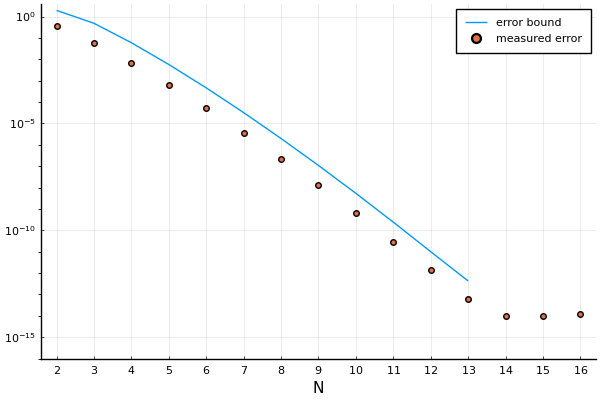

This figure's Julia source:
# Approximate a function f: [-1, 1]^3 -> Seg((k, k))
using Manifolds
using ManiFactor
using ApproximatingMapsBetweenLinearSpaces: chebyshev
using TensorToolbox: sthosvd # Available tensor decomposition methods are `sthosvd`, `hosvd`, `TTsvd`, `cp_als`.
using LinearAlgebra
using Random; Random.seed!(1)
using Plots; pyplot()

m=3
Ns=2:1:16

s=100
s=10 # BODGE
M = Segre(s, s)

# f(x) is the closest rank 1 approximation to
#   exp(a x1) exp(V x2) diag(2^-1, 2^-2, ...) exp(W x2)
W1 = rand(s, s); W1 = (W1 - W1') / 2; W1 = W1 / norm(W1)
W2 = rand(s, s); W2 = (W2 - W2') / 2; W2 = W2 / norm(W2)
e1 = [1, zeros(s - 1)...]
function f(x) # :: [-1, 1]^m -> Segre((k, k))
    return [
        [exp(x[1])],
        exp(W1 * x[2]) * e1,
        exp(W2 * x[3]) * e1
        ]
end

H = -exp(2) # Lower bound for curvature

# Loop over nbr of interpolation points
es = [NaN for _ in Ns]
bs = [NaN for _ in Ns]
xs = [2 * rand(m) .- 1.0 for _ in 1:1000]
p = mean(M, f.(xs))
sigma = maximum([ distance(M, p, f(x)) for x in xs])
for (i, N) = enumerate(Ns)
    local fhat = approximate(
        m,
        M,
        f;
        p=p,
        univariate_scheme=chebyshev(N),
        decomposition_method=sthosvd,
        # tolerance=1e-11,
        )

    # To see what multilinear rank is used, add the line
    #   println(mrank(G_decomposed))
    # in approximate_vector

    local ghat = get_ghat(fhat)
    local g = (X -> get_coordinates(M, p, X, DefaultOrthonormalBasis())) ∘ (x -> log(M, p, f(x)))

    es[i] = maximum([
        distance(M, f(x), fhat(x))
        for x in xs])
    bs[i] = let
            epsilon = maximum([norm(g(x) - ghat(x)) for x in xs])
            epsilon + 2 / sqrt(abs(H)) * asinh(epsilon * sinh(sqrt(abs(H)) * sigma) / (2 * sigma))
        end
end

plt = plot(;
    xlabel="N",
    xticks=Ns,
    yaxis=:log,
    ylims=(1e-16, 2 * maximum([es..., bs...])),
    yticks=([1e0, 1e-5, 1e-10, 1e-15]),
    legend=:topright,
    )
plot!(plt, Ns[1:end-3], bs[1:end-3]; label="error bound")
scatter!(plt, Ns, es; label="measured error")
# scatter!(plt, Ns, [minimum([4 * exp((rho + 1 / rho) / 2) * rho^-N / (rho - 1) for rho in 1:0.1:100]) for N in Ns]; label="inf_rho(M rho^-N)")
display(plt)

# # To save figure and data to file:
# using CSV
# using DataFrames: DataFrame
# savefig("Example5.png")
# CSV.write("Example5.csv", DataFrame([:Ns => Ns, :es => es, :bs => bs]))
